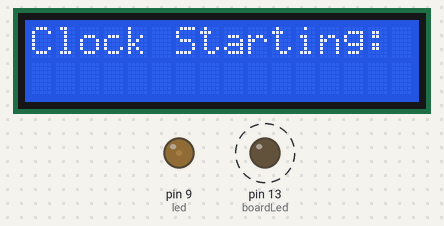
Simulated run of this sketch. Board: Arduino Mega 2560, built with avr-gcc and run on an emulated ATmega2560. Parts: 16×2 character LCD, output pins drawn as LEDs (lit = HIGH). Dashed ring = blinking. The local clock reads 2024-03-15 10:24:30 at power-on unless the sketch sets it.

Above: at 0.21 s.
At 9.34 s:
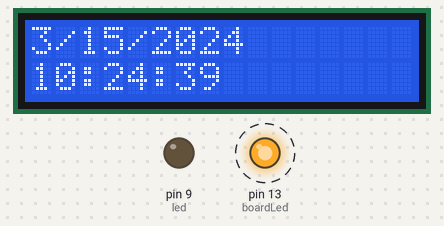
At 19.7 s:
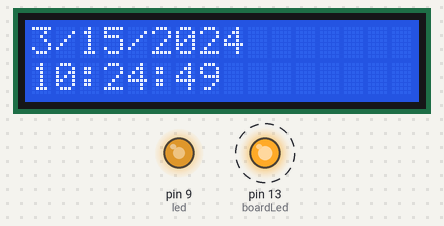
At 39.65 s:
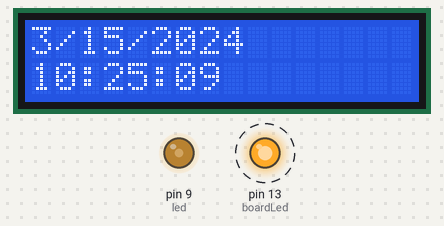
Timing chart, 0 to 40.0 s (numbered marks = the images above):
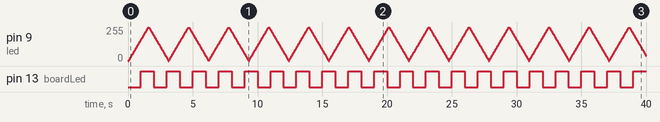

The sketch:

Testing_Ground.ino
```cpp
//Needed Libraries
#include <Wire.h> // Necessary for I2C communication
#include <RTClib.h> // Library for RTC functions
#include <LiquidCrystal.h> // Library for 16x2 LCD
LiquidCrystal lcd(23, 33, 29, 27, 25, 31);


// Initiate Components
const int boardLed = 13;
int led = 9;
RTC_DS1307 rtc;

//Variable to set before program start
int ledState = LOW;
int brightness = 0;
int fadeAmount = 5;

// Millis() timing
unsigned long previousBoard = 0;
unsigned long previousLed = 0;
unsigned long previousRTC = 0;
const long boardInterval = 1000;
const long LedInterval = 30;
const long RTCInterval = 1000;

void setup() {
  // put your setup code here, to run once:
  pinMode(boardLed, OUTPUT);
  pinMode(led,OUTPUT);
  analogWrite(led, brightness);
  Wire.begin();
  lcd.begin(16, 2);
  lcd.print("Clock Starting:");

   // Check if the RTC module is connected and working
  if (! rtc.begin()) {
    Serial.println("Error: Couldn't find RTC! Check wiring and power.");
    Serial.flush();
    // This stops the program if the RTC isn't found
    while (1) delay(10);
  }
  // OPTIONAL: Uncomment the two lines below to SET the RTC time on upload
  // Serial.println("Setting time on upload...");
  // rtc.adjust(DateTime(F(__DATE__), F(__TIME__)));

  Serial.begin(9600);
}

void loop() {
  // Code to run every cycle
  DateTime now = rtc.now();
  unsigned long currentMillis = millis();

  // Onboard LED (Status Light)

  if (currentMillis - previousBoard >= boardInterval) {
    if (ledState == LOW) {ledState = HIGH;}
    else { ledState = LOW;}
    previousBoard = currentMillis;
    digitalWrite(boardLed, ledState);
  }
  //External LED
 if (currentMillis - previousLed >= LedInterval) {
   brightness = brightness + fadeAmount;
   if (brightness <= 0 || brightness >= 255) {fadeAmount = -fadeAmount;}
  analogWrite(led, brightness);
  previousLed = currentMillis;
 }
  //Time in Serial Moniter
  if (currentMillis - previousRTC >= RTCInterval) {
    previousRTC = currentMillis;
    // LCD Output:
    lcd.clear();
    lcd.setCursor(0, 0);

    lcd.print(now.month(), DEC);
    lcd.print("/");
    lcd.print(now.day(), DEC);
    lcd.print("/");
    lcd.print(now.year(), DEC);

    lcd.setCursor(0, 1);
    int hour24 = now.hour();
    int hour12 = hour24;

    // Handle 12-hour conversion
    if (hour24 == 0) {
      hour12 = 12; // 00:xx is 12 AM
    } else if (hour24 > 12) {
      hour12 = hour24 - 12; // 13:xx is 1 PM
    }
  lcd.print(hour12);
  lcd.print(':');

  if (now.minute() < 10) {lcd.print('0');} // Add leading zero for minutes
  lcd.print(now.minute(), DEC);
  lcd.print(':');

  if (now.second() < 10) {lcd.print('0');} // Add leading zero for seconds
  lcd.print(now.second(), DEC);


  }

}
```

Measured:
- by itself, pin 13 (boardLed): alternates HIGH for 1.0 s and LOW for 1.0 s
